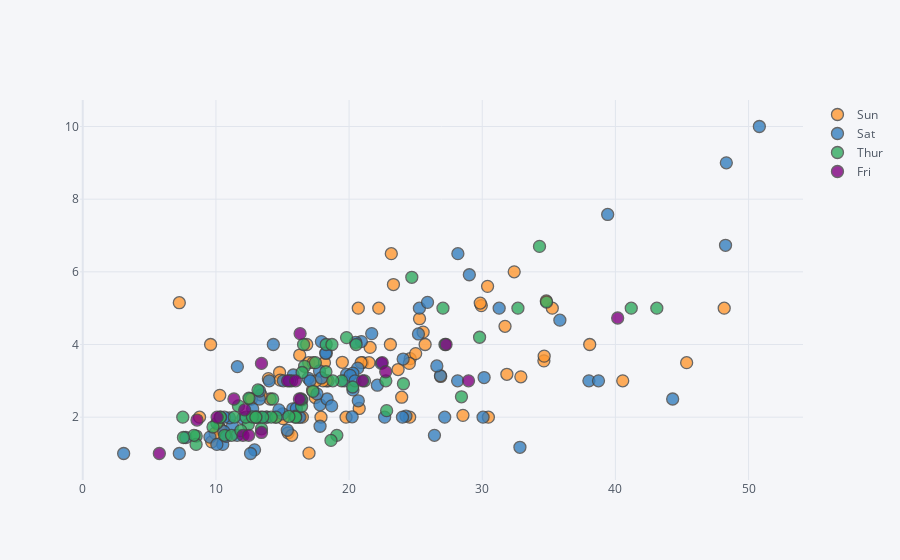

Here is the notebook cell this chart was saved with:
### Code cell
tips.iplot(kind='scatter',x='total_bill',y='tip',mode='markers',categories='day' )
